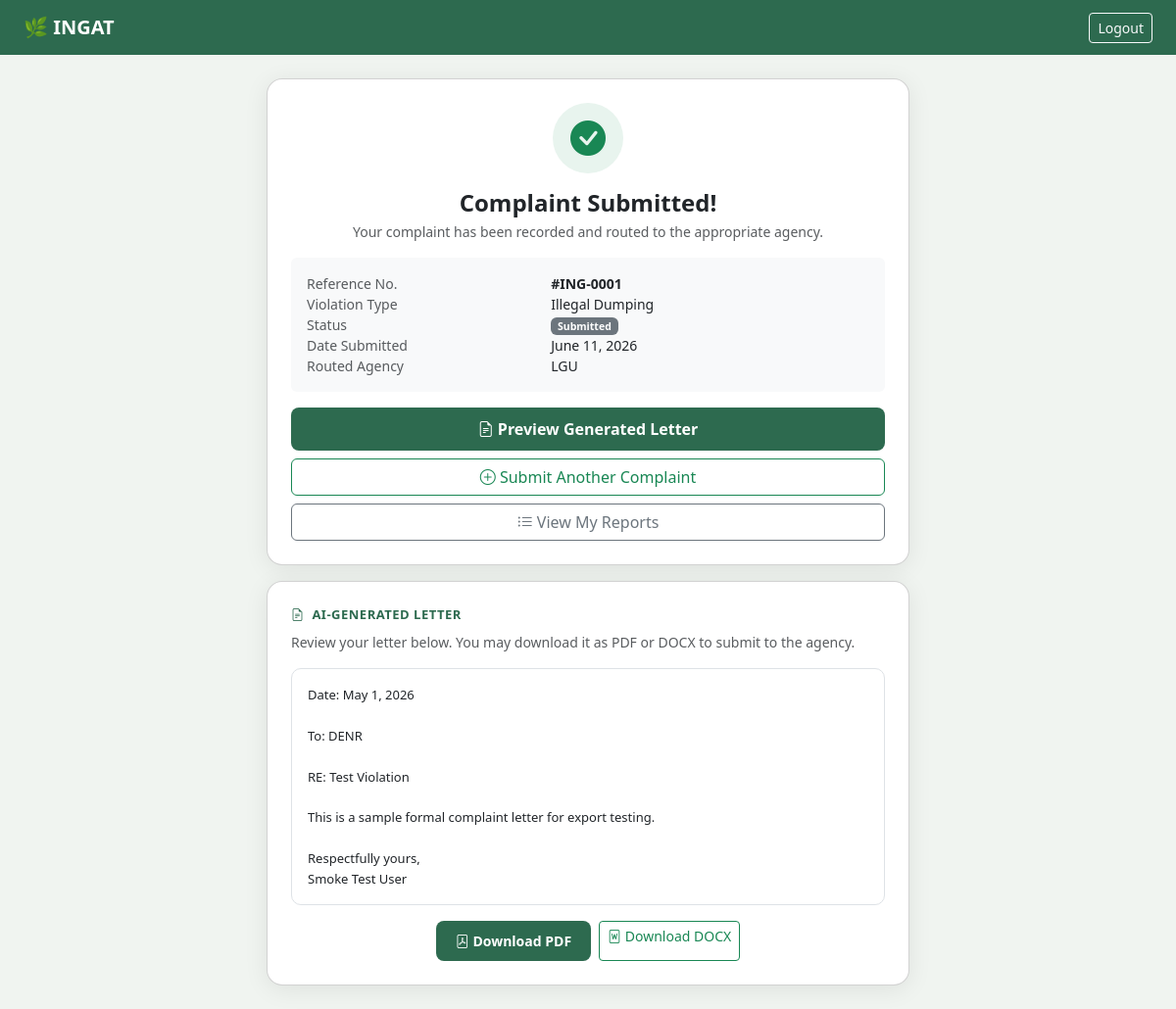
The page /user/submitted/1 (signed in) on the database its author committed.
### models.py (models this page shows)
class Complaint(db.Model):
    __tablename__ = 'complaints'
    id = db.Column(db.Integer, primary_key=True)
    user_id = db.Column(db.Integer, db.ForeignKey('users.id'), nullable=False)
    agency_id = db.Column(db.Integer, db.ForeignKey('agencies.id'), nullable=True)
    violation_type = db.Column(db.String(100), nullable=False)
    street_address = db.Column(db.String(255), nullable=False)
    barangay = db.Column(db.String(100), nullable=False)
    municipality = db.Column(db.String(100), nullable=False)
    date_incident = db.Column(db.Date, nullable=False)
    description = db.Column(db.Text, nullable=False)
    photo_path = db.Column(db.String(255), nullable=True)
    generated_letter = db.Column(db.Text, nullable=True)
    letter_generated = db.Column(db.Boolean, default=False)
    status = db.Column(db.String(50), default='Submitted')
    created_at = db.Column(db.DateTime, default=datetime.utcnow)
    status_history = db.relationship('StatusHistory', backref='complaint', lazy=True)

class Agency(db.Model):
    __tablename__ = 'agencies'
    id = db.Column(db.Integer, primary_key=True)
    agency_name = db.Column(db.String(100), nullable=False)
    contact_email = db.Column(db.String(120), nullable=False)
    contact_number = db.Column(db.String(11), nullable=False)
    violation_types = db.Column(db.String(255), nullable=False)
    status = db.Column(db.String(20), default='active')
    created_at = db.Column(db.DateTime, default=datetime.utcnow)
    complaints = db.relationship('Complaint', backref='agency', lazy=True)

### routes/user_routes.py (the view)
@user_bp.route('/submitted/<int:complaint_id>')
@member_required
def complaint_submitted(complaint_id):
    from models import Complaint
    complaint = Complaint.query.get_or_404(complaint_id)
    if complaint.user_id != current_user.id:
        abort(403)
    return render_template('user/complaint_submitted.html', complaint=complaint)

### routes/auth.py (called while the page is built)
def member_required(fn):
    @login_required
    @wraps(fn)
    def wrapper(*args, **kwargs):
        from models import AdminUser, User
        if isinstance(current_user, AdminUser):
            return redirect(url_for('admin.dashboard'))
        if not isinstance(current_user, User):
            flash('Please log in to continue.', 'danger')
            return redirect(url_for('user.user_login'))
        return fn(*args, **kwargs)
    return wrapper

### templates/user/complaint_submitted.html (shortened to what this page needs)
<!DOCTYPE html>
<html lang="en">
<head>
    <link href="https://cdn.jsdelivr.net/npm/bootstrap@5.3.0/dist/css/bootstrap.min.css" rel="stylesheet">
    <link href="https://cdn.jsdelivr.net/npm/bootstrap-icons@1.10.5/font/bootstrap-icons.css" rel="stylesheet">
</head>
<body>
<nav class="navbar navbar-dark navbar-ingat px-4 py-2">
    <span class="navbar-brand fw-bold">🌿 INGAT</span>
    <a href="{{ url_for('user.user_logout') }}"
       class="btn btn-outline-light btn-sm">Logout</a>
</nav>
<div class="container py-4" style="max-width: 680px;">
    <div class="card p-4 text-center mb-3">
        <div class="success-icon">
            <i class="bi bi-check-circle-fill text-success" style="font-size: 36px;"></i>
        </div>
        <h4 class="fw-bold mb-1">Complaint Submitted!</h4>
        <p class="text-muted small mb-3">
            Your complaint has been recorded and routed to the appropriate agency.
        </p>
        <div class="bg-light rounded p-3 text-start mb-3">
            <div class="row small">
                <div class="col-5 text-muted">Reference No.</div>
                <div class="col-7 fw-semibold">#ING-{{ '%04d' % complaint.id }}</div>
                <div class="col-5 text-muted">Violation Type</div>
                <div class="col-7">{{ complaint.violation_type }}</div>
                <div class="col-5 text-muted">Status</div>
                <div class="col-7">
                    <span class="badge bg-secondary">{{ complaint.status }}</span>
                </div>
                <div class="col-5 text-muted">Date Submitted</div>
                <div class="col-7">{{ complaint.created_at.strftime('%B %d, %Y') }}</div>
                {% if complaint.agency %}
                <div class="col-5 text-muted">Routed Agency</div>
                <div class="col-7">{{ complaint.agency.agency_name }}</div>
                {% endif %}
            </div>
        </div>
        <div class="d-grid gap-2">
            {% if complaint.letter_generated and complaint.generated_letter %}
            <a href="#letter-preview" class="btn btn-ingat">
                <i class="bi bi-file-earmark-text"></i> Preview Generated Letter
            </a>
            {% endif %}
            <a href="{{ url_for('user.submit_complaint') }}"
               class="btn btn-outline-success">
                <i class="bi bi-plus-circle"></i> Submit Another Complaint
            </a>
            <a href="{{ url_for('user.my_reports') }}"
               class="btn btn-outline-secondary">
                <i class="bi bi-list-ul"></i> View My Reports
            </a>
        </div>
    </div>
    {% if complaint.letter_generated and complaint.generated_letter %}
    <div class="card p-4" id="letter-preview">
        <div class="letter-section-title mb-2">
            <i class="bi bi-file-earmark-text me-1"></i> AI-Generated Letter
        </div>
        <p class="text-muted small mb-3">
            Review your letter below. You may download it as PDF or DOCX to submit to the agency.
        </p>
        <div class="letter-preview mb-3">{{ complaint.generated_letter }}</div>
        <div class="d-flex flex-wrap gap-2 justify-content-center">
            <a href="{{ url_for('user.download_letter_pdf', complaint_id=complaint.id) }}"
               class="btn btn-ingat btn-sm">
                <i class="bi bi-file-pdf"></i> Download PDF
            </a>
            <a href="{{ url_for('user.download_letter_docx', complaint_id=complaint.id) }}"
               class="btn btn-outline-success btn-sm">
                <i class="bi bi-file-word"></i> Download DOCX
            </a>
        </div>
    </div>
    {% endif %}
</div>
</body>
</html>

### templates/user/complaint_submitted.html (style rules this page uses)
body { background-color: #f0f4f0; font-family: 'Segoe UI', sans-serif; }
.navbar-ingat { background-color: #2D6A4F; }
.card { border-radius: 16px; box-shadow: 0 4px 24px rgba(0,0,0,0.08); }
.btn-ingat { background-color: #2D6A4F; color: white; border: none; border-radius: 8px; padding: 10px 20px; font-weight: 600; }
.success-icon { width: 72px; height: 72px; background: #e8f4ee; border-radius: 50%; display: flex; align-items: center; justify-content: center; margin: 0 auto 16px; }
.letter-preview { background: #fff; border: 1px solid #dee2e6; border-radius: 10px; padding: 16px; max-height: 320px; overflow-y: auto; font-size: 13px; line-height: 1.6; white-space: pre-wrap; text-align: left; }
.letter-section-title { font-size: 13px; font-weight: 700; color: #2D6A4F; text-transform: uppercase; letter-spacing: 0.5px; }

### rows shown on the page
Complaint: id "0001", violation_type "Illegal Dumping", status "Submitted", created_at "June 11, 2026", generated_letter "Date: May 1, 2026 To: DENR RE: Test Violation This is a sample formal complaint letter for export testing. Respectfully yours, Smoke Test User"
Agency: agency.agency_name "LGU"
